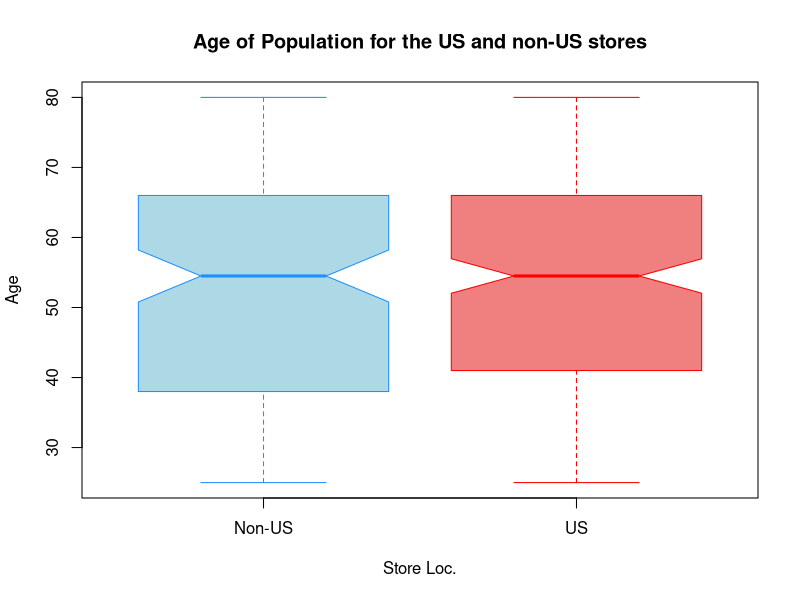
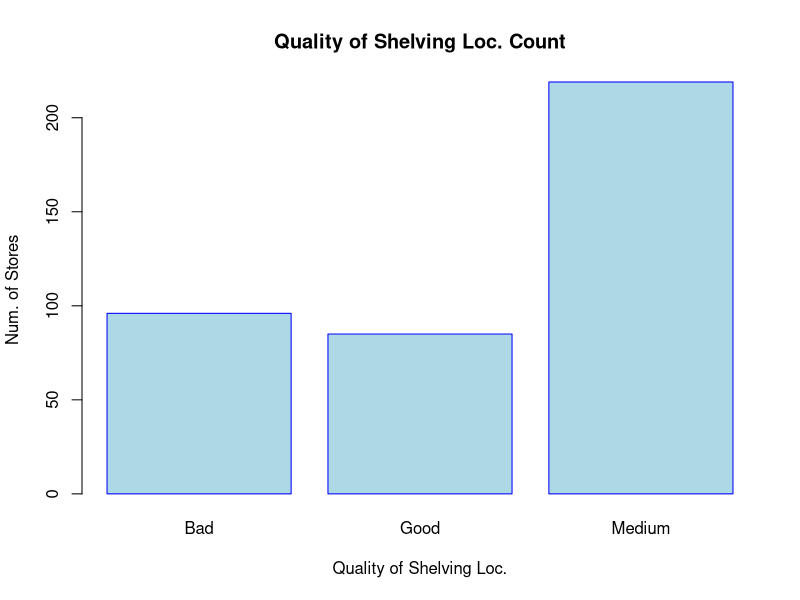
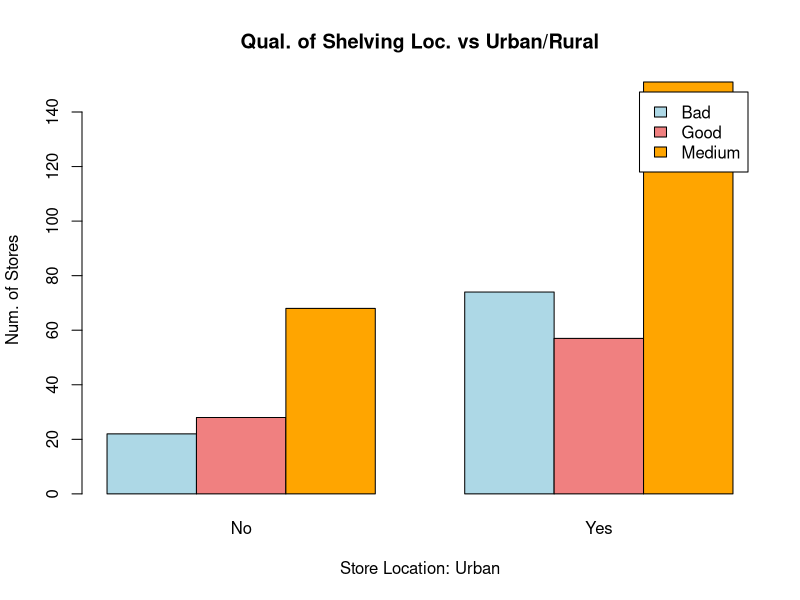
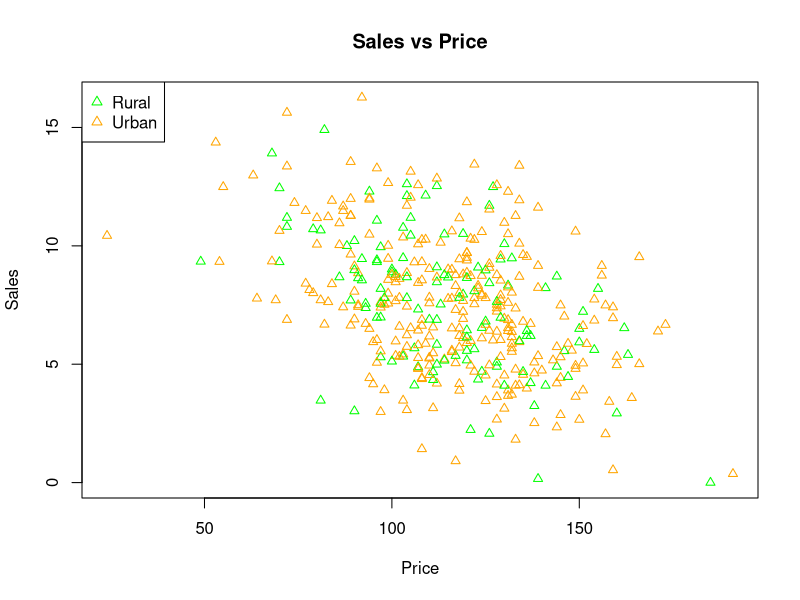
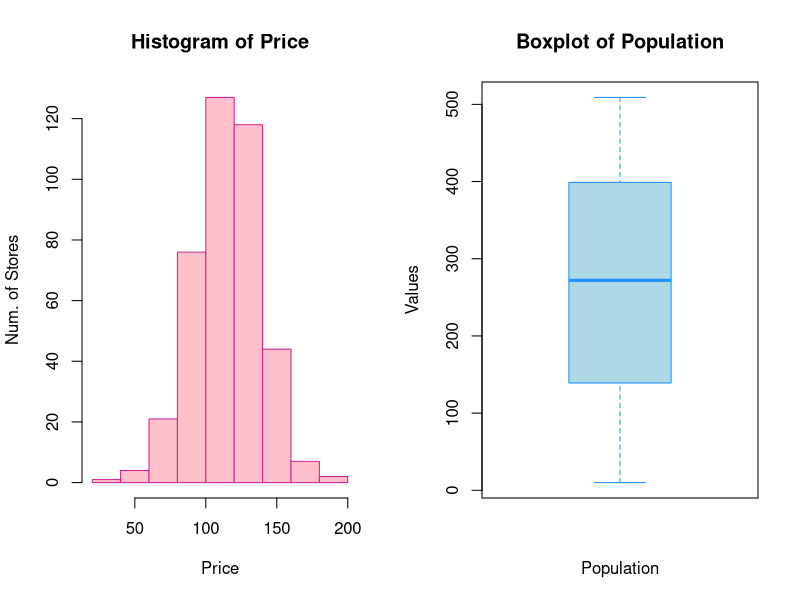
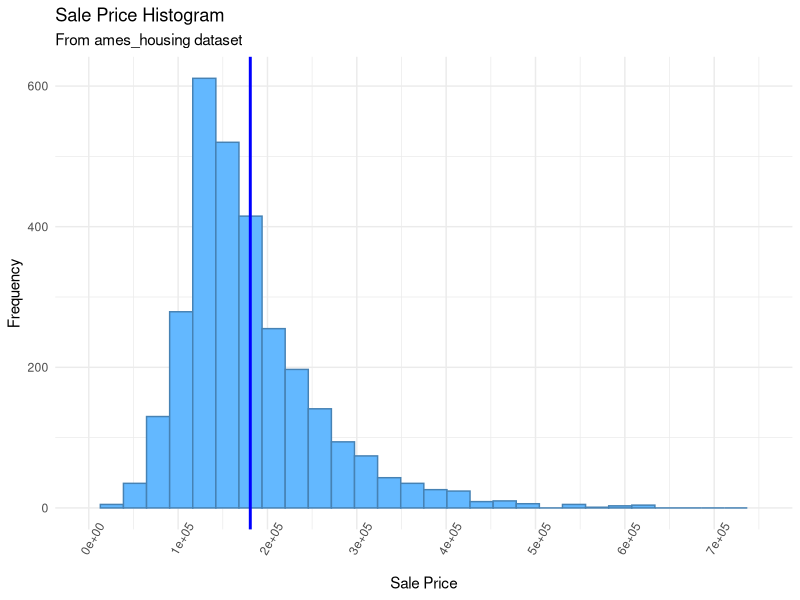
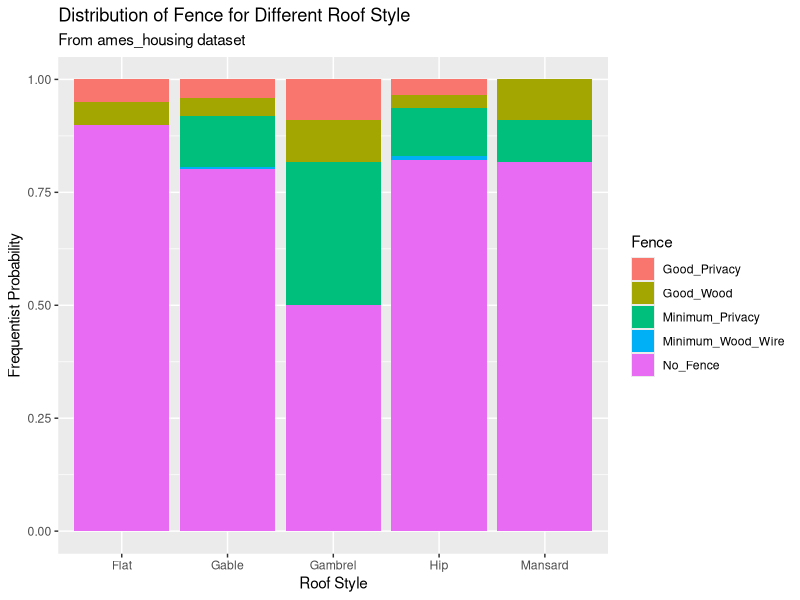
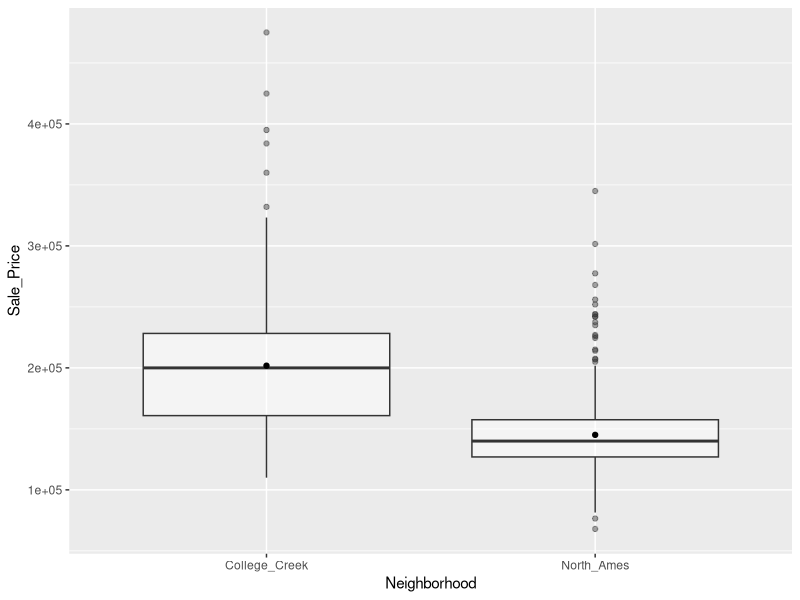

Here is the R script that generated these plots, in order:
## ---- chunk 1
data1 <- read.csv(file = "carseats.csv", header = T, stringsAsFactors = T)

boxplot(data1$Age ~ data1$US,
        
        xlab = "Store Loc.",
        
        ylab = "Age",
        
        names = c("Non-US", "US"),
        
        main = "Age of Population for the US and non-US stores",
        
        col = c("lightblue", "lightcoral"),
        
        border = c("dodgerblue", "red"),
        
        notch = T)

## ---- chunk 2
barplot(table(data1$ShelveLoc),
        
        xlab = "Quality of Shelving Loc.",
        
        ylab = "Num. of Stores",
        
        main = "Quality of Shelving Loc. Count",
        
        col = "lightblue",
        
        border = "blue")
## ---- chunk 3
barplot(table(data1[, c("ShelveLoc", "Urban")]),
        
        beside = TRUE,
        
        legend.text = c("Bad", "Good", "Medium"),
        
        ylab = "Num. of Stores",
        
        xlab = "Store Location: Urban",
        
        main = "Qual. of Shelving Loc. vs Urban/Rural",
        
        col = c("lightblue", "lightcoral", "orange"))
## ---- chunk 4
colors <- c("green", "orange")

plot(x = data1$Price,
     
     y = data1$Sales,
     
     xlab = "Price",
     
     ylab = "Sales",
     
     main = "Sales vs Price",
     
     col = colors[data1$Urban],
     
     pch = 2,
     
     cex  = 0.9)


legend("topleft", legend = c("Rural", "Urban"), pch = 2, col = colors)
## ---- chunk 5
par(mfrow = c(1, 2))

hist(data1$Price,
     
     xlab = "Price",
     
     ylab = "Num. of Stores",
     
     main = "Histogram of Price",
     
     col = "pink",
     
     border = "violetred")


boxplot(data1$Population,
        
        xlab = "Population",
        
        ylab = "Values",
        
        main = "Boxplot of Population",
        
        col = "lightblue",
        
        border = "dodgerblue")
## ---- chunk 6

data <- read.csv("ames_housing.csv", header = T, stringsAsFactors = TRUE)

library(tidyverse)

ggplot(data = data) +
    
geom_histogram(aes(x = Sale_Price),
               
               fill="steelblue1",
               
               color="steelblue") +
  
  geom_vline(aes(xintercept = mean(Sale_Price)),
               
           color = "blue",
               
           size = 1) +

  labs(title = "Sale Price Histogram",
       
       subtitle = "From ames_housing dataset",
       
       x = "Sale Price",
       
       y = "Frequency") +
  
  scale_x_continuous(breaks = seq(0, 750000, 100000), limits = c(0, 750000)) +
  
  theme_minimal() +
  
  theme(axis.text.x=element_text(angle = 60))
## ---- chunk 7
ggplot(data = data) +
  
  geom_bar(mapping = aes(x = Roof_Style, fill = Fence),
           
           position = "fill") +
  
  labs(title="Distribution of Fence for Different Roof Style",
      
      subtitle="From ames_housing dataset",
      
      x="Roof Style",
      
      y="Frequentist Probability")
## ---- chunk 8

data1 <- data %>% filter(Neighborhood %in% c("College_Creek", "North_Ames"))

ggplot(data = data1) +
  
geom_boxplot(aes(x = Neighborhood, y = Sale_Price), alpha = 0.45) +
  
stat_summary(aes(x = Neighborhood, y = Sale_Price),
               
             fun = "mean",
               
             geom = "point",
               
             color = "black")
## ---- chunk 9
categorize <- function(x) {
  
  case_when(x<=4 & x>=2 ~ "2-4",
            
            x<=8 & x>=5 ~ "5-8",
            
            x>=9 ~ "9 or more") %>%
    
  as.factor()
  
}

data <- data %>%
  
  mutate(Rooms = categorize(TotRms_AbvGrd))
## ---- chunk 10
gg1 <- ggplot(data = data) +
  
  geom_bar(mapping = aes(x = Rooms), fill = "gray70") +
  
  geom_text(aes(x = Rooms, label = ..count..),
            
            stat = "count",
            
            colour = "black")

data2 <- data %>%
  
  count(Rooms) %>%
  
  mutate(perc = n / sum(n))

gg2 <- ggplot(data2, aes(x = Rooms, y = perc)) +
  
  geom_bar(stat = "identity", fill = "gray70") +
  ## add percentage labels
  
  geom_text(aes(label = scales::percent(perc))) +
  
  scale_y_continuous(labels = scales::percent) +
  
  labs(y = "Percentage")

library(patchwork)

gg1/gg2
## ---- chunk 11
  ggplot(data = data) + 
  
  geom_point(mapping = aes(x = Gr_Liv_Area, y = Sale_Price, color = Rooms),
               
             size = 0.8,
             
             shape = 22) +
  
  labs(x = "Above Ground Living Area",
       
       y = "Sale Price",
       
       title = "Sale Price - Above Ground Living Area Scatter Plot",
       
       subtitle = "From ames_housing data",
       
       caption = "The plot resembles a correlation between sale price and above ground living area.") +
  
  theme(plot.title=element_text(size=15, face="bold", color = "red"),
             
        axis.title.x=element_text(color = "blue"),
             
        axis.title.y=element_text(color = "blue"),
        
        legend.position = "left")
## ---- chunk 12

ggplot(data = data) + 
    
  geom_point(mapping = aes(x = Gr_Liv_Area, y = Sale_Price),
             
             size = 0.8,
             
             shape = 22,
             
             color = "steelblue") +
    
  facet_wrap(~ Rooms)
